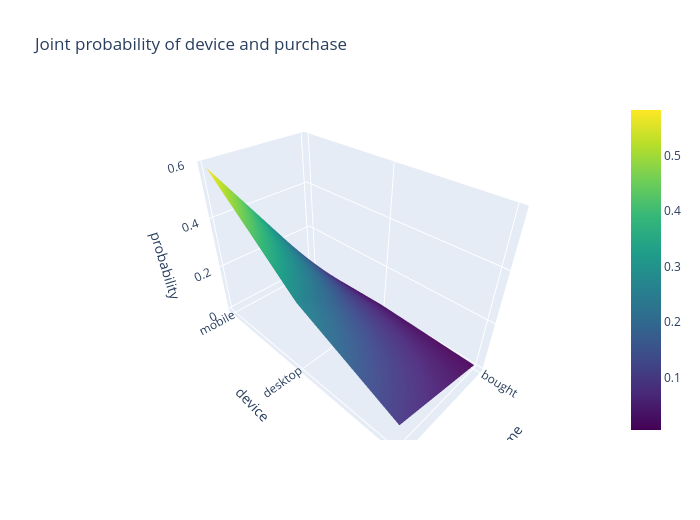

Here is the notebook cell this chart was saved with:
### Markdown cell above
### 8.2 Interactive Plotly version
Hover to read each joint probability.

### Code cell
fig = go.Figure(go.Surface(x=["bought", "did not buy"], y=["mobile", "desktop", "tablet"], z=joint, colorscale="Viridis"))
fig.update_layout(title="Joint probability of device and purchase", width=700, height=520, scene=dict(xaxis_title="outcome", yaxis_title="device", zaxis_title="probability"))
fig.show()

### Figure 1 — Plotly figure (JSON) as saved in the notebook; plotly's stock layout.template omitted (floating-point values rounded to 4 significant figures)
{"data": [{"colorscale": [[0.0, "#440154"], [0.1111, "#482878"], [0.2222, "#3e4989"], [0.3333, "#31688e"], [0.4444, "#26828e"], [0.5556, "#1f9e89"], [0.6667, "#35b779"], [0.7778, "#6ece58"], [0.8889, "#b5de2b"], [1.0, "#fde725"]], "type": "surface", "x": ["bought", "did not buy"], "y": ["mobile", "desktop", "tablet"], "z": [[0.018, 0.582], [0.024, 0.276], [0.005, 0.095]]}], "layout": {"height": 520, "scene": {"xaxis": {"title": {"text": "outcome"}}, "yaxis": {"title": {"text": "device"}}, "zaxis": {"title": {"text": "probability"}}}, "title": {"text": "Joint probability of device and purchase"}, "width": 700}}
